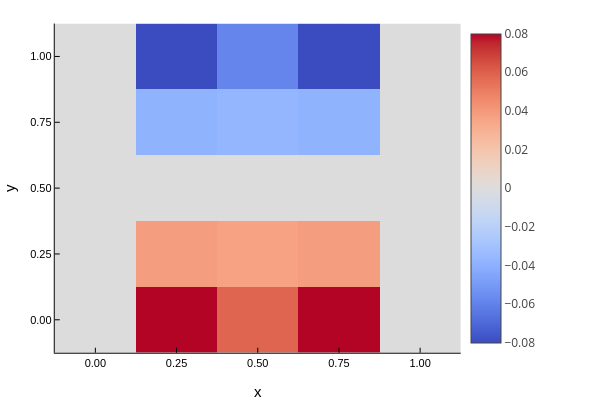

Notebook code for this chart:
### Code cell
a2sol = reshape(sol[Ntot+1:2*Ntot], p.Nx, p.Ny)
heatmap(x,y, a2sol',
xlabel="x",
ylabel="y",
color=:coolwarm
)

### Figure 1 — Plotly figure (JSON) as saved in the notebook; plotly's stock layout.template omitted (floating-point values rounded to 4 significant figures; data arrays with more than 128 entries replaced by an {"elided": "..."} marker saying what was removed)
{"data": [{"colorbar": {"len": 0.9143, "title": "", "x": 0.7679, "y": 0.533}, "colorscale": {"elided": "100x2 mixed values"}, "name": "y1", "showlegend": false, "showscale": true, "type": "heatmap", "x": [-0.125, 0.125, 0.375, 0.625, 0.875, 1.125], "xaxis": "x", "y": [-0.125, 0.125, 0.375, 0.625, 0.875, 1.125], "yaxis": "y", "z": [[0, 0.08001, 0.05868, 0.08001, 0], [0, 0.03834, 0.03679, 0.03834, 0], [0, -7.921e-16, -7.294e-16, -5.301e-16, 0], [0, -0.03834, -0.03679, -0.03834, 0], [0, -0.08001, -0.05868, -0.08001, 0]], "zmax": 0.08001, "zmin": -0.08001}], "layout": {"annotations": [], "height": 400, "legend": {"bgcolor": "rgba(255, 255, 255, 1.000)", "bordercolor": "rgba(0, 0, 0, 1.000)", "borderwidth": 1, "font": {"color": "rgba(0, 0, 0, 1.000)", "family": "sans-serif", "size": 11}, "title": {"font": {"color": "rgba(0, 0, 0, 1.000)", "family": "sans-serif", "size": 15}, "text": ""}, "tracegroupgap": 0, "traceorder": "normal", "x": 1, "xanchor": "auto", "y": 1, "yanchor": "auto"}, "margin": {"b": 20, "l": 0, "r": 0, "t": 20}, "paper_bgcolor": "rgba(255, 255, 255, 1.000)", "plot_bgcolor": "rgba(255, 255, 255, 1.000)", "showlegend": true, "width": 600, "xaxis": {"anchor": "y", "domain": [0.09128, 0.7679], "gridcolor": "rgba(0, 0, 0, 0.100)", "gridwidth": 0.5, "linecolor": "rgba(0, 0, 0, 1.000)", "mirror": false, "range": [-0.125, 1.125], "showgrid": true, "showline": true, "showticklabels": true, "tickangle": 0, "tickcolor": "rgb(0, 0, 0)", "tickfont": {"color": "rgba(0, 0, 0, 1.000)", "family": "sans-serif", "size": 11}, "tickmode": "array", "ticks": "inside", "ticktext": ["0.00", "0.25", "0.50", "0.75", "1.00"], "tickvals": [0, 0.25, 0.5, 0.75, 1], "title": "x", "titlefont": {"color": "rgba(0, 0, 0, 1.000)", "family": "sans-serif", "size": 15}, "type": "-", "visible": true, "zeroline": false, "zerolinecolor": "rgba(0, 0, 0, 1.000)"}, "yaxis": {"anchor": "x", "domain": [0.07581, 0.9902], "gridcolor": "rgba(0, 0, 0, 0.100)", "gridwidth": 0.5, "linecolor": "rgba(0, 0, 0, 1.000)", "mirror": false, "range": [-0.125, 1.125], "showgrid": true, "showline": true, "showticklabels": true, "tickangle": 0, "tickcolor": "rgb(0, 0, 0)", "tickfont": {"color": "rgba(0, 0, 0, 1.000)", "family": "sans-serif", "size": 11}, "tickmode": "array", "ticks": "inside", "ticktext": ["0.00", "0.25", "0.50", "0.75", "1.00"], "tickvals": [0, 0.25, 0.5, 0.75, 1], "title": "y", "titlefont": {"color": "rgba(0, 0, 0, 1.000)", "family": "sans-serif", "size": 15}, "type": "-", "visible": true, "zeroline": false, "zerolinecolor": "rgba(0, 0, 0, 1.000)"}}}
